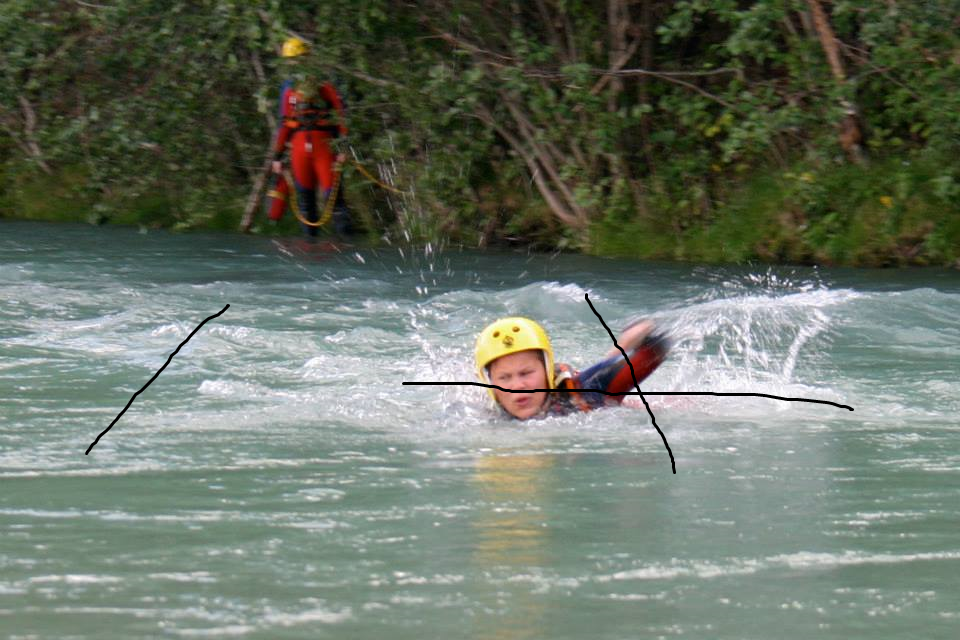
#> input picture svomme_strek.png, 960 x 640 px
$ python inpaint.py
#> lines starting #> are read from the running program, lines starting #| are printed output that depends on the picture; after the words box and inside, x2 and y2 are one past the last pixel; in counts of white or black regions, pixels touching at a corner belong together
# -*- coding: utf-8 -*-
"""
@author: Guro, Snorre & Sondre
"""
import numpy as np
import matplotlib.pyplot as plt
from scipy import ndimage          ##Bildebehandling
from scipy import misc


## Laste inn bildene
bilde = plt.imread('svomme_strek.png')
#> bilde is the input picture: shape (640, 960, 4) float32; mean R, G, B, A 0.411, 0.445, 0.392, 1

## Gå fra tredimensjonalt (rgb) til 1 (gray)
bilde = np.sum(bilde[...,0:3], 2) / 3
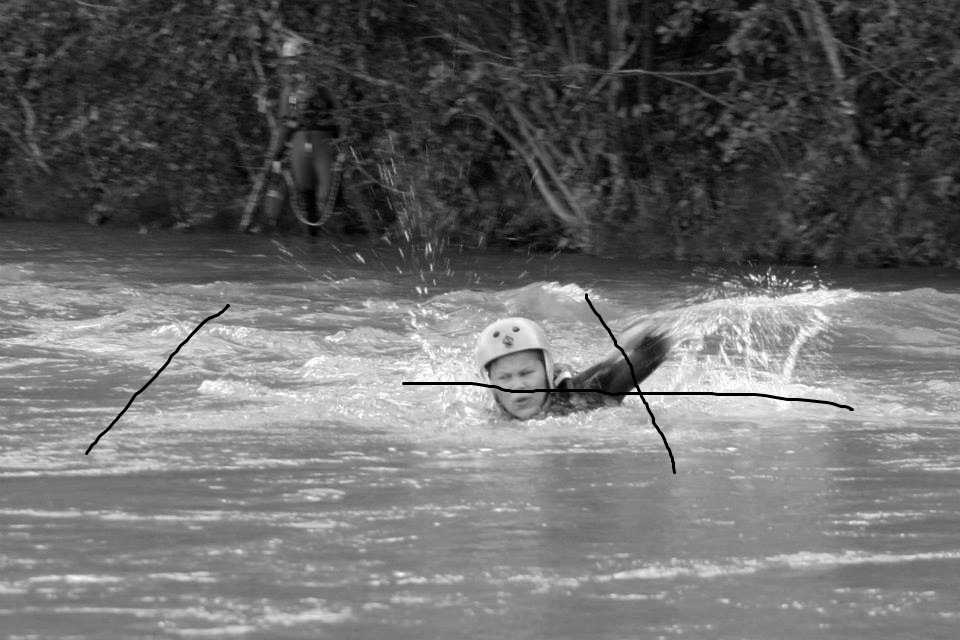
#> bilde: shape (640, 960) float32; min 0, max 1, mean 0.416


bilde.astype(float)
print(bilde.shape)
#| (640, 960)
print(bilde.dtype)
#| float32

#Lager en maske, som er True hvor bildet er svart
maskeBolge = (bilde<0.001)
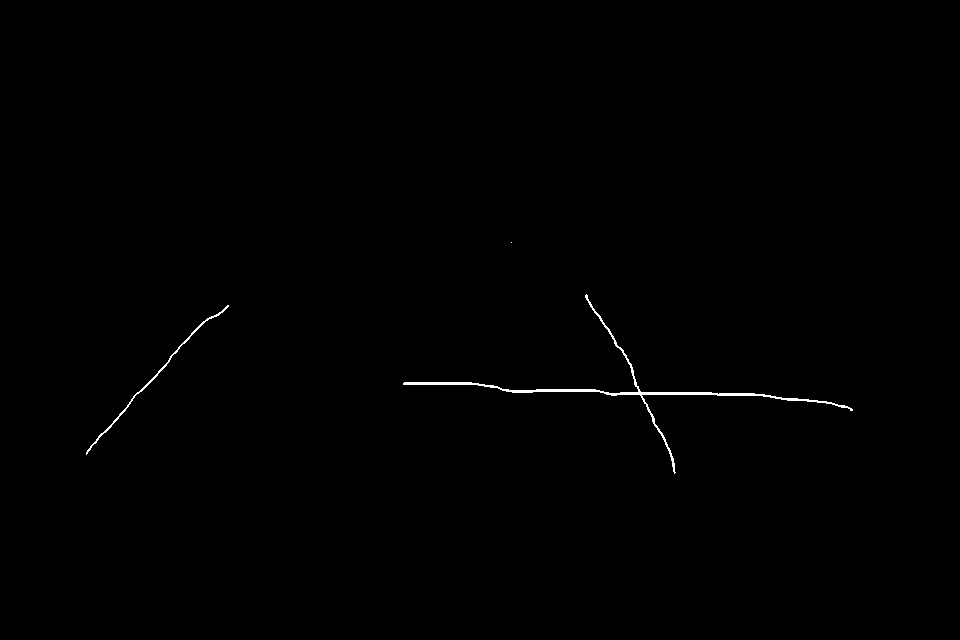
#> maskeBolge: shape (640, 960) bool; 0.33% white in thin lines or dots, all inside (x1, y1, x2, y2) = (86, 242, 853, 474)
print(maskeBolge.dtype)
#| bool


# best resultat ved (5, 5)
maskeBolge= ndimage.binary_dilation(maskeBolge, structure=np.ones((5, 5))).astype(maskeBolge.dtype)
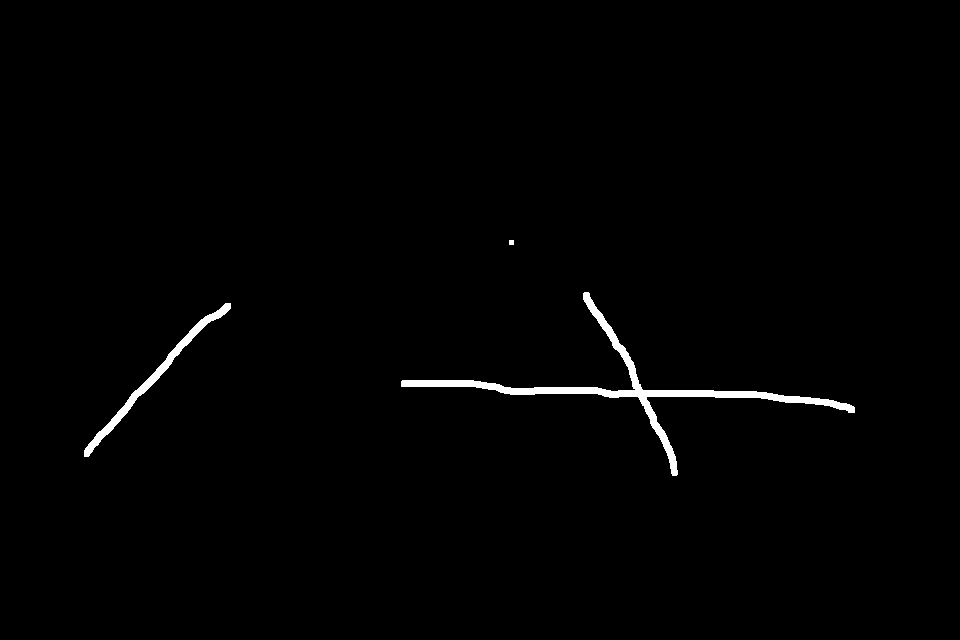
#> maskeBolge: shape (640, 960) bool; 1% white; 3 white regions, box (x1, y1, x2, y2) and area: (401, 292, 855, 476) 4653, (84, 303, 231, 457) 1586, (509, 240, 514, 245) 25


# Initialize plotting
plt.ion()
greybilde = plt.imshow(bilde, plt.cm.gray)
plt.draw()

res=bilde.copy()


# Solve diffusion equation
alpha = .25                     # dt / dx**2
ant = 0
while True:
    laplace = (res[0:-2, 1:-1] +
               res[2:, 1:-1] +
               res[1:-1, 0:-2] +
               res[1:-1, 2:] -
               4 * res[1:-1, 1:-1]) ## - laplace v (g)

    res[1:-1, 1:-1] += alpha * laplace
    res[~maskeBolge]=bilde[~maskeBolge]
    ant+=1
    if(ant%100):				# viser bilde etter vær 100 utregning
        greybilde.set_array(res)
#> (the run stopped early here; a loop or call above may not have finished)
